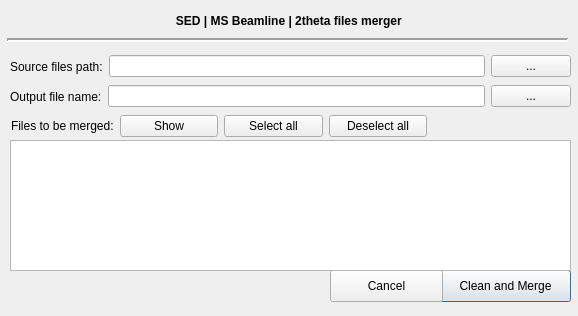
<?xml version="1.0" encoding="UTF-8"?>
<ui version="4.0">
 <class>Dialog</class>
 <widget class="QDialog" name="Dialog">
  <property name="geometry">
   <rect>
    <x>0</x>
    <y>0</y>
    <width>578</width>
    <height>316</height>
   </rect>
  </property>
  <property name="windowTitle">
   <string>Dialog</string>
  </property>
  <widget class="QPushButton" name="pushButton">
   <property name="geometry">
    <rect>
     <x>440</x>
     <y>270</y>
     <width>131</width>
     <height>32</height>
    </rect>
   </property>
   <property name="text">
    <string>Clean and Merge</string>
   </property>
  </widget>
  <widget class="QPushButton" name="pushButton_2">
   <property name="geometry">
    <rect>
     <x>330</x>
     <y>270</y>
     <width>113</width>
     <height>32</height>
    </rect>
   </property>
   <property name="text">
    <string>Cancel</string>
   </property>
  </widget>
  <widget class="QLabel" name="label">
   <property name="geometry">
    <rect>
     <x>20</x>
     <y>10</y>
     <width>541</width>
     <height>21</height>
    </rect>
   </property>
   <property name="font">
    <font>
     <weight>75</weight>
     <bold>true</bold>
    </font>
   </property>
   <property name="text">
    <string>SED | MS Beamline | 2theta files merger </string>
   </property>
   <property name="alignment">
    <set>Qt::AlignCenter</set>
   </property>
  </widget>
  <widget class="Line" name="line">
   <property name="geometry">
    <rect>
     <x>7</x>
     <y>30</y>
     <width>561</width>
     <height>20</height>
    </rect>
   </property>
   <property name="font">
    <font>
     <pointsize>12</pointsize>
     <kerning>true</kerning>
    </font>
   </property>
   <property name="frameShadow">
    <enum>QFrame::Sunken</enum>
   </property>
   <property name="lineWidth">
    <number>2</number>
   </property>
   <property name="orientation">
    <enum>Qt::Horizontal</enum>
   </property>
  </widget>
  <widget class="QWidget" name="layoutWidget">
   <property name="geometry">
    <rect>
     <x>10</x>
     <y>80</y>
     <width>561</width>
     <height>33</height>
    </rect>
   </property>
   <layout class="QHBoxLayout" name="horizontalLayout_2">
    <item>
     <widget class="QLabel" name="label_3">
      <property name="text">
       <string>Output file name:</string>
      </property>
     </widget>
    </item>
    <item>
     <widget class="QLineEdit" name="lineEdit_3">
      <property name="clearButtonEnabled">
       <bool>false</bool>
      </property>
     </widget>
    </item>
    <item>
     <widget class="QPushButton" name="pushButton_4">
      <property name="text">
       <string>...</string>
      </property>
     </widget>
    </item>
   </layout>
  </widget>
  <widget class="QListView" name="listView">
   <property name="geometry">
    <rect>
     <x>10</x>
     <y>140</y>
     <width>561</width>
     <height>131</height>
    </rect>
   </property>
  </widget>
  <widget class="QWidget" name="layoutWidget">
   <property name="geometry">
    <rect>
     <x>10</x>
     <y>50</y>
     <width>561</width>
     <height>33</height>
    </rect>
   </property>
   <layout class="QHBoxLayout" name="horizontalLayout">
    <item>
     <widget class="QLabel" name="label_2">
      <property name="text">
       <string>Source files path:</string>
      </property>
     </widget>
    </item>
    <item>
     <widget class="QLineEdit" name="lineEdit"/>
    </item>
    <item>
     <widget class="QPushButton" name="pushButton_3">
      <property name="text">
       <string>...</string>
      </property>
     </widget>
    </item>
   </layout>
  </widget>
  <widget class="QWidget" name="layoutWidget">
   <property name="geometry">
    <rect>
     <x>11</x>
     <y>110</y>
     <width>416</width>
     <height>32</height>
    </rect>
   </property>
   <layout class="QHBoxLayout" name="horizontalLayout_3">
    <item>
     <widget class="QLabel" name="label_4">
      <property name="text">
       <string>Files to be merged:</string>
      </property>
     </widget>
    </item>
    <item>
     <widget class="QPushButton" name="pushButton_5">
      <property name="text">
       <string>Show</string>
      </property>
     </widget>
    </item>
    <item>
     <widget class="QPushButton" name="pushButton_6">
      <property name="text">
       <string>Select all</string>
      </property>
     </widget>
    </item>
    <item>
     <widget class="QPushButton" name="pushButton_7">
      <property name="text">
       <string>Deselect all</string>
      </property>
     </widget>
    </item>
   </layout>
  </widget>
 </widget>
 <resources/>
 <connections/>
</ui>
